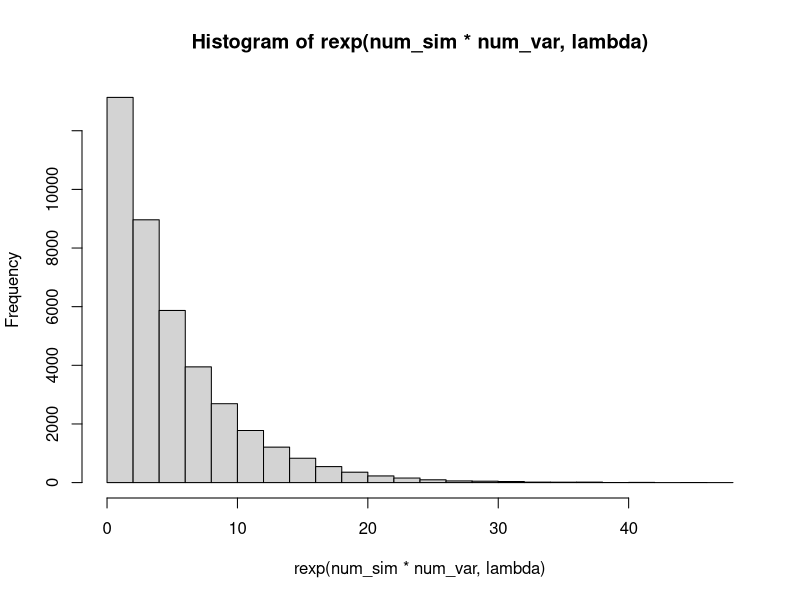
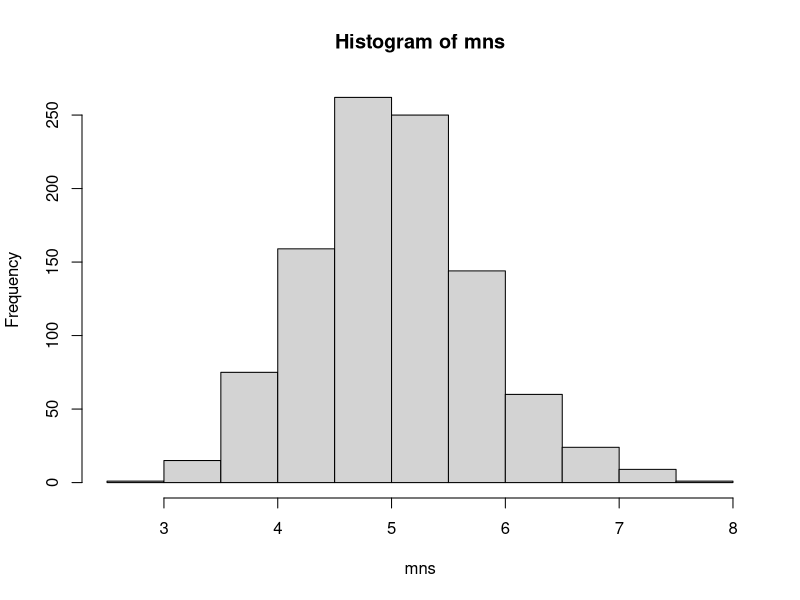
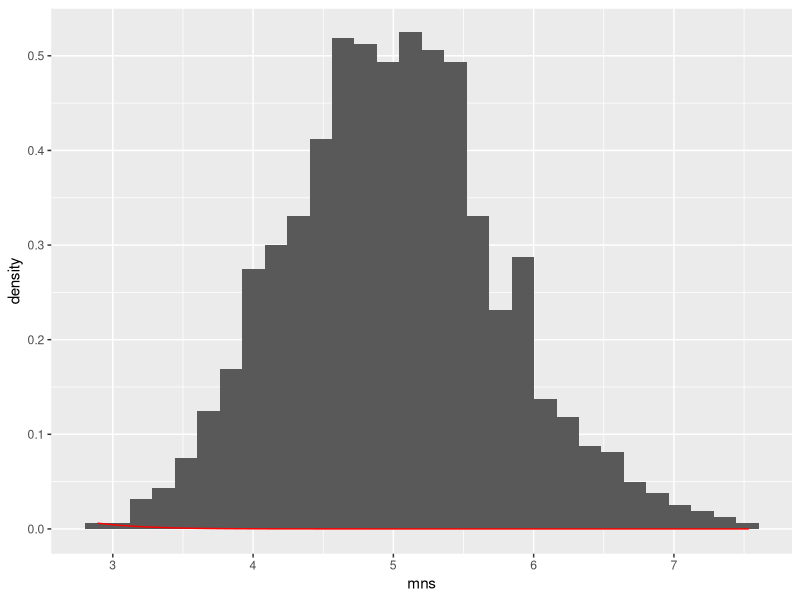

Here is the R script that generated these plots, in order: (Note: this script raises an error after producing the figures.)
# In this project you will investigate the exponential distribution in R and compare it with the Central Limit Theorem. 
# The exponential distribution can be simulated in R with rexp(n, lambda) where lambda is the rate parameter. 
# The mean of exponential distribution is 1/lambda and the standard deviation is also 1/lambda. 
# Set lambda = 0.2 for all of the simulations. You will investigate the distribution of averages of 40 exponentials. 
# Note that you will need to do a thousand simulations.
# 
# Illustrate via simulation and associated explanatory text the properties of the distribution of the mean of 40 exponentials. You should
# 1. Show the sample mean and compare it to the theoretical mean of the distribution.
# 2. Show how variable the sample is (via variance) and compare it to the theoretical variance of the distribution.
# 3. Show that the distribution is approximately normal.
# 
# In point 3, focus on the difference between the distribution of a large collection of random exponentials and the distribution of a large collection of averages of 40 exponentials. 

# As a motivating example, compare the distribution of 1000 random uniforms
# hist(runif(1000))
# and the distribution of 1000 averages of 40 random uniforms
# 
# mns = NULL
# for (i in 1 : 1000) mns = c(mns, mean(runif(40)))
# hist(mns)
# This distribution looks far more Gaussian than the original uniform distribution!

set.seed(1234)
lambda = .2
num_sim = 1e3
num_var = 40

hist(rexp(num_sim*num_var, lambda))
mns = NULL
for (i in 1 : num_sim) mns = c(mns, mean(rexp(num_var, lambda)))
hist(mns)

# 1. Show the sample mean and compare it to the theoretical mean of the distribution.

#Theoretical mean:
tmean <- 1/lambda
#Sample mean: 
smean <- mean(mns)

# 2. Show how variable the sample is (via variance) and compare it to the theoretical variance of the distribution.

#Theoretical var:
tvar <- 1/(num_var*lambda^2)
#Sample var:
svar <- var(mns)

# 3. Show that the distribution is approximately normal.
library(ggplot2)
mns <- data.frame(mns)

ggplot(mns, aes(x = mns)) + 
  geom_histogram(aes(y = ..density..)) +
  stat_function(geom = "line", fun = dnorm, arg = list(mean = tmean, sd = sqrt(tvar)),
                colour = "red")

norm_vars <- rnorm(num_var, mean = smean, sd = sqrt(svar))

qqnorm(mns);qqline(norm_vars, col=2)

